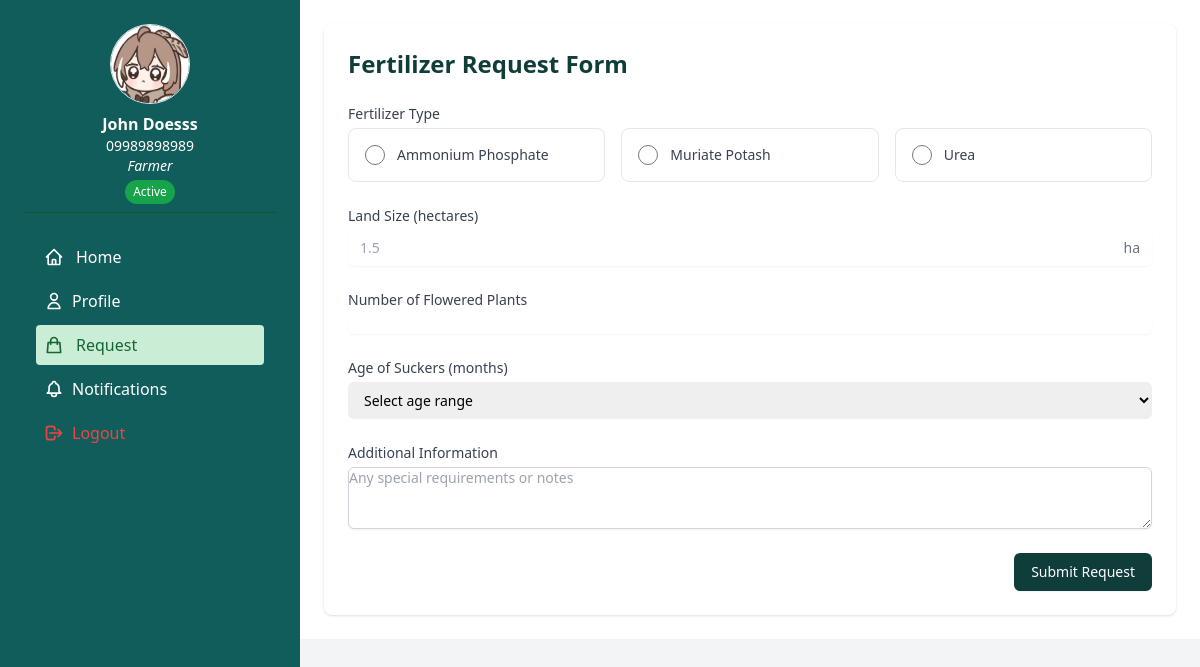
/farmer_request.php, run on the app's committed database.
### tables this page shows
CREATE TABLE `farmer_acc` (
  `farmer_id` int(11) NOT NULL,
  `name` varchar(100) NOT NULL,
  `birthdate` date DEFAULT NULL,
  `age` int(3) DEFAULT NULL,
  `sex` varchar(10) DEFAULT NULL,
  `email` varchar(100) DEFAULT NULL,
  `civil_status` varchar(20) DEFAULT NULL,
  `username` varchar(255) NOT NULL,
  `password` varchar(255) NOT NULL,
  `contact_num` varchar(20) NOT NULL,
  `municipality` varchar(100) DEFAULT NULL,
  `barangay` varchar(100) DEFAULT NULL,
  `address` text DEFAULT NULL,
  `farm_location` text DEFAULT NULL,
  `varieties` varchar(255) DEFAULT NULL,
  `plantation_area` decimal(10,4) DEFAULT NULL,
  `yield` varchar(50) DEFAULT NULL,
  `years_farming` decimal(3,1) DEFAULT NULL,
  `market` varchar(50) DEFAULT NULL,
  `soil_type` varchar(100) DEFAULT NULL,
  `fertilizer` varchar(100) DEFAULT NULL,
  `profile_picture` varchar(255) DEFAULT 'default.jpg',
  `status` varchar(50) DEFAULT 'Active',
  `flowered` int(11) DEFAULT 0,
  `pested` int(11) DEFAULT 0,
  `created_at` timestamp NOT NULL DEFAULT current_timestamp(),
  `fertilizer_month` varchar(20) DEFAULT NULL,
  `fertilizer_type` varchar(50) DEFAULT NULL,
  `per_plant_grams` decimal(10,2) DEFAULT NULL,
  `fertilizer_sacks` int(11) DEFAULT NULL,
  `area` varchar(50) DEFAULT NULL,
  `last_harvest` varchar(50) DEFAULT NULL,
  `total_planted` int(11) DEFAULT 0,
  `month_of_harvest` varchar(255) DEFAULT NULL,
  `harvest_product` varchar(255) DEFAULT NULL,
  `harvest_quantity` varchar(255) DEFAULT NULL,
  `harvest_status` varchar(255) DEFAULT 'Pending',
  `pest_data` text DEFAULT '[]'
);

### db_connect.php (called while the page is built, shortened)
<?php
function getFarmerData($conn) {
    if (isset($_SESSION['farmer_id']) && !empty($_SESSION['farmer_id'])) {
        $farmer_id = $_SESSION['farmer_id'];
        $sql = "SELECT * FROM farmer_acc WHERE farmer_id = ?";
        $stmt = $conn->prepare("SELECT SQL_NO_CACHE * FROM farmer_acc WHERE farmer_id = ? LIMIT 1");
        $stmt->bind_param("i", $farmer_id);
        $stmt->execute();
        $result = $stmt->get_result();
        return $result->fetch_assoc();
    }
    elseif (isset($_SESSION['username']) && !empty($_SESSION['username'])) {
        $login_field = "username";
        $login_identifier = $_SESSION['username'];
        $sql = "SELECT * FROM farmer_acc WHERE username = ?";
        $stmt = $conn->prepare($sql);
        $stmt->bind_param("s", $login_identifier);
    }
    elseif (isset($_SESSION['email']) && !empty($_SESSION['email'])) {
        $login_field = "email";
        $login_identifier = $_SESSION['email'];
        $sql = "SELECT * FROM farmer_acc WHERE email = ?";
        $stmt = $conn->prepare($sql);
        $stmt->bind_param("s", $login_identifier);
    }
    elseif (isset($_SESSION['contact_num']) && !empty($_SESSION['contact_num'])) {
        $login_field = "contact_num";
        $login_identifier = $_SESSION['contact_num'];
        $sql = "SELECT * FROM farmer_acc WHERE contact_num = ?";
        $stmt = $conn->prepare($sql);
        $stmt->bind_param("s", $login_identifier);
    }
    else {
        $sql = "SELECT * FROM farmer_acc LIMIT 1";
        $stmt = $conn->prepare($sql);
    }
    $stmt->execute();
    $result = $stmt->get_result();
    if ($result && $row = $result->fetch_assoc()) {
        $farmer_data = $row;
    }
    return $farmer_data;
}
function displayProfileImage($profile_pic) {
    if ($profile_pic && strlen($profile_pic) > 0) {
        return $profile_pic;
    } else {
        return "profile.jpg";
    }
}
?>

### farmer_request.php (the view, shortened to what this page needs)
<?php
require_once 'db_connect.php';
$farmer_data = getFarmerData($conn);
$contact_num = $farmer_data['contact_num'] ?? 'N/A';
$profile_pic = displayProfileImage($farmer_data['profile_picture']);
?>
<!DOCTYPE html>
<html lang="en">
<head>
    <script src="https://cdn.tailwindcss.com"></script>
</head>
<body class="bg-gray-100">
    <div class="flex">
<aside id="sidebar" class="w-full md:w-64 lg:w-1/4 bg-[#115D5B] p-6 h-screen fixed top-0 left-0 transform -translate-x-full md:translate-x-0 transition-transform duration-300 ease-in-out flex flex-col justify-between text-white z-40">
    <div>
                <div class="flex flex-col items-center text-center">
                    <img src="<?= htmlspecialchars($profile_pic) ?>" alt="Profile" class="w-20 h-20 rounded-full border mb-2">
                    <h2 class="font-bold"><?= htmlspecialchars($farmer_data['name'] ?? $farmer_data['username'] ?? 'Farmer') ?></h2>
                    <p class="text-sm"><?= htmlspecialchars($contact_num) ?></p>
                    <p class="text-sm italic">Farmer</p>
                    <?php if(isset($farmer_data['status'])): ?>
                        <p class="text-xs mt-1 px-2 py-1 rounded-full <?= $farmer_data['status'] == 'Active' ? 'bg-green-600' : 'bg-red-600' ?>">
                            <?= htmlspecialchars($farmer_data['status']) ?>
                        </p>
                    <?php endif; ?>
                </div>
                <div class="border-t border-green-900 mt-2"></div>
                <nav class="mt-6 px-3 flex-grow">
                    <ul class="space-y-1">
                        <li><a href="farmerpage.php" class="flex items-center p-2 rounded hover:bg-[#115D5B]">
                            <svg class="w-5 h-5 mr-3" fill="none" stroke="currentColor" viewBox="0 0 24 24">
                                <path stroke-linecap="round" stroke-linejoin="round" stroke-width="2" d="M3 12l2-2m0 0l7-7 7 7M5 10v10a1 1 0 001 1h3m10-11l2 2m-2-2v10a1 1 0 01-1 1h-3m-6 0a1 1 0 001-1v-4a1 1 0 011-1h2a1 1 0 011 1v4a1 1 0 001 1m-6 0h6"></path>
                            </svg>
                            Home</a>
                        </li>
<li><a href="farmerprofile.php" class="flex items-center p-2 hover:bg-[#CAEED5] hover:text-green-700 rounded">
                            <svg class="w-5 h-5 mr-2" fill="none" stroke="currentColor" viewBox="0 0 24 24">
                                <path stroke-linecap="round" stroke-linejoin="round" stroke-width="2" d="M16 7a4 4 0 11-8 0 4 4 0 018 0zM12 14a7 7 0 00-7 7h14a7 7 0 00-7-7z"></path>
                            </svg>
                            Profile</a></li>
                        <li><a href="farmer_request.php" class="flex items-center p-2 rounded bg-[#CAEED5] text-green-800">
                            <svg class="w-5 h-5 mr-3" fill="none" stroke="currentColor" viewBox="0 0 24 24">
                                <path stroke-linecap="round" stroke-linejoin="round" stroke-width="2" d="M16 11V7a4 4 0 00-8 0v4M5 9h14l1 12H4L5 9z"></path>
                            </svg>
                            Request</a>
                        </li>
                          <li><a href="farmernotif.php" class="flex items-center  p-2 hover:bg-[#CAEED5] hover:text-green-700 rounded">
                            Notifications</a></li>
                        <li><a href="#" class="flex items-center p-2 text-red-500 hover:text-red-700" onclick="openLogoutModal()">
                            <svg class="w-5 h-5 mr-2" fill="none" stroke="currentColor" viewBox="0 0 24 24">
                                <path stroke-linecap="round" stroke-linejoin="round" stroke-width="2" d="M17 16l4-4m0 0l-4-4m4 4H7m6 4v1a3 3 0 01-3 3H6a3 3 0 01-3-3V7a3 3 0 013-3h4a3 3 0 013 3v1"></path>
                            </svg>
                            Logout</a>
                        </li>
                    </ul>
                </nav>
            </div>
        </aside>
     <main class="w-full md:w-[calc(100%-256px)] lg:w-3/4 bg-white md:ml-64 lg:ml-[25%] p-4 md:p-6 transition-all duration-300 ease-in-out">
            <div class="bg-white rounded-lg shadow p-6">
                <h1 class="text-2xl font-bold text-[#0F3D3A] mb-6">Fertilizer Request Form</h1>
                <form id="fertilizerForm" action="process_request.php" method="POST" class="space-y-6">
                    <div>
                        <label class="block text-sm font-medium text-gray-700 mb-1">Fertilizer Type</label>
                        <div class="grid grid-cols-1 md:grid-cols-3 gap-4">
                            <label class="flex items-center p-4 border rounded-lg cursor-pointer hover:bg-gray-50">
                                <input type="radio" name="fertilizer_type" value="Ammonium Phosphate" class="h-5 w-5 text-green-600" required>
                                <span class="ml-3 block text-sm font-medium text-gray-700">
                                    Ammonium Phosphate
                                </span>
                            </label>
                            <label class="flex items-center p-4 border rounded-lg cursor-pointer hover:bg-gray-50">
                                <input type="radio" name="fertilizer_type" value="Muriate Potash" class="h-5 w-5 text-green-600">
                                <span class="ml-3 block text-sm font-medium text-gray-700">
                                    Muriate Potash
                                </span>
                            </label>
                            <label class="flex items-center p-4 border rounded-lg cursor-pointer hover:bg-gray-50">
                                <input type="radio" name="fertilizer_type" value="Urea" class="h-5 w-5 text-green-600">
                                <span class="ml-3 block text-sm font-medium text-gray-700">
                                    Urea
                                </span>
                            </label>
                        </div>
                    </div>
                    <div>
                        <label for="land_size" class="block text-sm font-medium text-gray-700">Land Size (hectares)</label>
                        <div class="mt-1 relative rounded-md shadow-sm">
                            <input type="number" name="land_size" id="land_size" step="0.1" min="0.1"
                                   class="focus:ring-green-500 focus:border-green-500 block w-full pl-3 pr-12 py-2 sm:text-sm border-gray-300 rounded-md"
                                   placeholder="1.5" required>
                            <div class="absolute inset-y-0 right-0 flex items-center pr-3 pointer-events-none">
                                <span class="text-gray-500 sm:text-sm">ha</span>
                            </div>
                        </div>
                    </div>
                    <div>
                        <label for="flowered_plants" class="block text-sm font-medium text-gray-700">Number of Flowered Plants</label>
                        <input type="number" name="flowered_plants" id="flowered_plants" min="0"
                               class="mt-1 focus:ring-green-500 focus:border-green-500 block w-full shadow-sm sm:text-sm border-gray-300 rounded-md" required>
                    </div>
                    <div>
                        <label for="sucker_age" class="block text-sm font-medium text-gray-700">Age of Suckers (months)</label>
                        <select id="sucker_age" name="sucker_age" class="mt-1 block w-full pl-3 pr-10 py-2 text-base border-gray-300 focus:outline-none focus:ring-green-500 focus:border-green-500 sm:text-sm rounded-md" required>
                            <option value="" disabled selected>Select age range</option>
                        </select>
                    </div>
                    <div>
                        <label for="additional_notes" class="block text-sm font-medium text-gray-700">Additional Information</label>
                        <textarea id="additional_notes" name="additional_notes" rows="3"
                                  class="mt-1 shadow-sm focus:ring-green-500 focus:border-green-500 block w-full sm:text-sm border border-gray-300 rounded-md"
                                  placeholder="Any special requirements or notes"></textarea>
                    </div>
                    <div class="flex justify-end">
                        <button type="submit" class="inline-flex justify-center py-2 px-4 border border-transparent shadow-sm text-sm font-medium rounded-md text-white bg-[#0F3D3A] hover:bg-[#115D5B] focus:outline-none focus:ring-2 focus:ring-offset-2 focus:ring-green-500">
                            Submit Request
                        </button>
                    </div>
                </form>
            </div>
        </main>
    </div>
</body>
</html>

### data on the page
farmer_acc: profile_picture (picture), name "John Doesss", contact_num "09989898989", status "Active"
